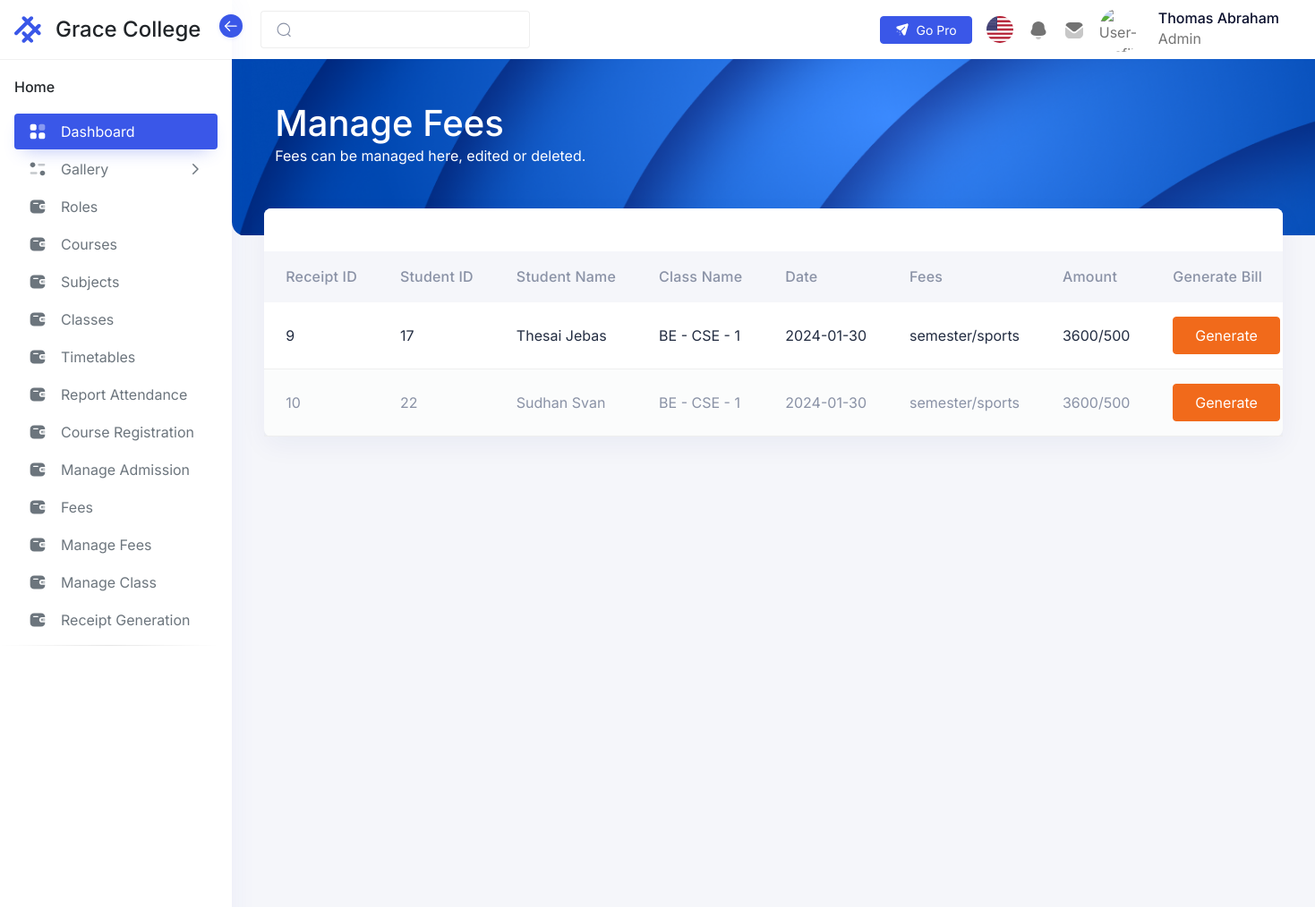
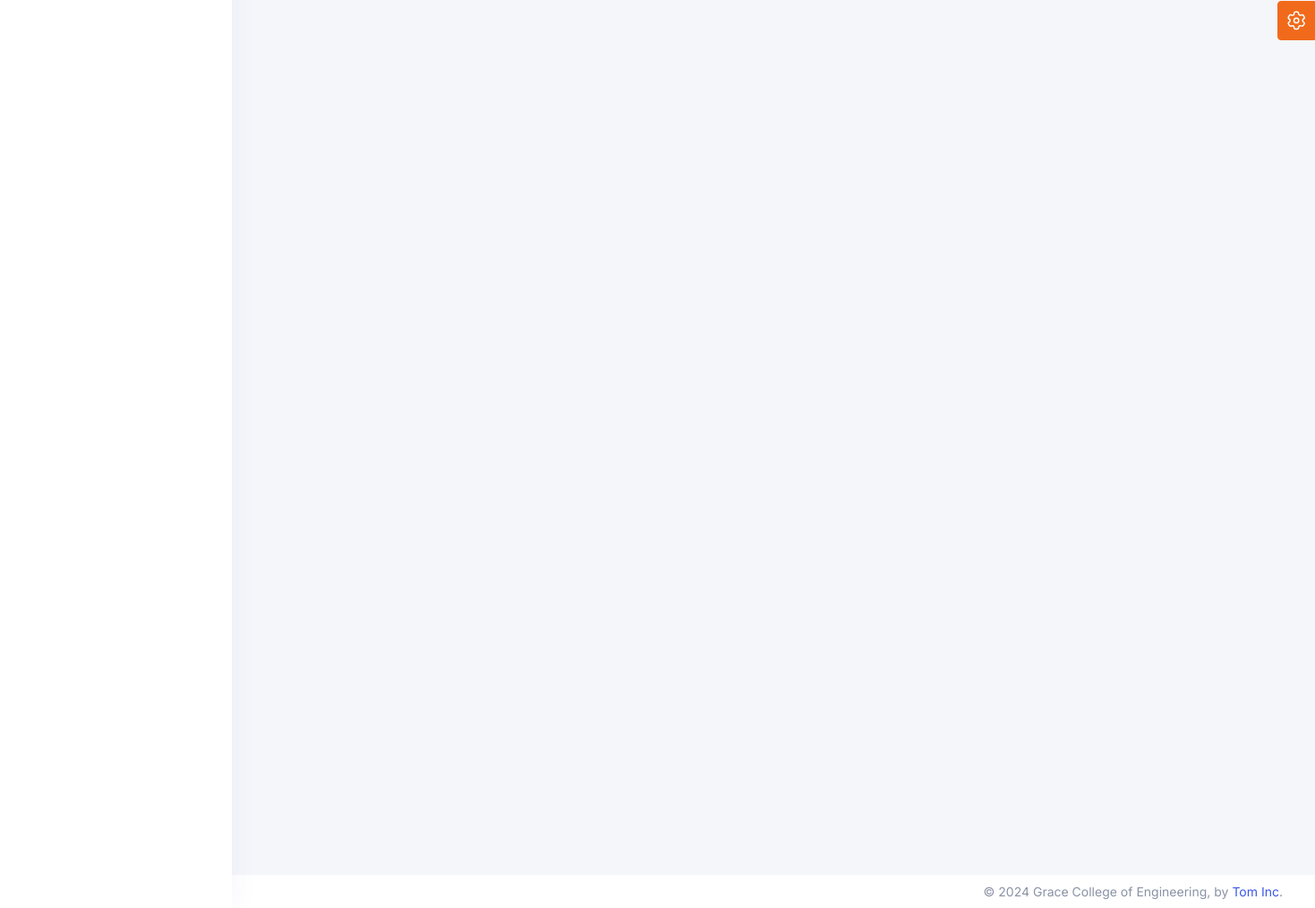
Screenshot of /admin/pages/receiptGeneration.php (signed in) with the database file from the repository (2 pictures, top to bottom).
### tables this page shows
CREATE TABLE `erp_login` (
  `user_id` int(20) NOT NULL,
  `userName` varchar(50) NOT NULL,
  `log_pwd` varchar(100) NOT NULL COMMENT 'login password',
  `phone` varchar(50) NOT NULL,
  `role` varchar(50) NOT NULL,
  `course` varchar(200) NOT NULL,
  `department` varchar(200) NOT NULL,
  `classId` int(11) NOT NULL,
  `l_name` varchar(200) NOT NULL,
  `f_name` varchar(200) NOT NULL,
  `yearOfAdmission` varchar(100) NOT NULL,
  `log_session` timestamp NOT NULL DEFAULT current_timestamp() ON UPDATE current_timestamp() COMMENT 'login session(timestamp)',
  `active` int(5) NOT NULL DEFAULT 1 COMMENT 'active status\r\n(active -1,inactive - 0)',
  `paymentStatus` int(11) NOT NULL
);

CREATE TABLE `erp_receipt` (
  `receiptId` int(11) NOT NULL,
  `studentId` int(11) NOT NULL,
  `date` date NOT NULL,
  `feeName` varchar(500) NOT NULL,
  `amount` varchar(200) NOT NULL
);

CREATE TABLE `erp_class` (
  `classId` int(11) NOT NULL,
  `startingYear` int(11) NOT NULL,
  `endingYear` int(11) NOT NULL,
  `semester` int(11) NOT NULL,
  `department` varchar(200) NOT NULL,
  `course` varchar(200) NOT NULL
);

### admin/pages/receiptGeneration.php (the view, shortened to what this page needs)
<?php
include('/xampp/htdocs/Intern1/Includes/Header.php');
include('../includes/Menu.php');
$sql = "SELECT * FROM `erp_receipt` ORDER BY date DESC";
$result = mysqli_query($conn, $sql);
if ($result) {
    $receipts = array();
    while ($row = $result->fetch_assoc()) {
        $receipts[] = $row;
    }
}
$sql = "SELECT * FROM `erp_class`";
$result = mysqli_query($conn, $sql);
if ($result) {
    $classes = array();
    while ($row = $result->fetch_assoc()) {
        $classes[] = $row;
    }
}
$sql = "SELECT * FROM `erp_login`";
$result = mysqli_query($conn, $sql);
if ($result) {
    $users = array();
    while ($row = $result->fetch_assoc()) {
        $users[] = $row;
    }
}
?>
<div class="iq-navbar-header" style="height: 215px;">
    <div class="container-fluid iq-container">
        <div class="row">
            <div class="col-md-12">
                <div class="flex-wrap d-flex justify-content-between align-items-center">
                    <div>
                        <h1>Manage Fees</h1>
                        <p>Fees can be managed here, edited or deleted.</p>
                    </div>
                </div>
            </div>
        </div>
    </div>
    <div class="iq-header-img">
        <img src="/intern1/assets/images/dashboard/top-header.png" alt="header" class="theme-color-default-img img-fluid w-100 h-100 animated-scaleX">
    </div>
</div>
<div class="conatiner-fluid content-inner mt-n5 py-0 mb-4">
    <div class="row">
        <div class="col-sm-12">
            <div class="card">
                <div class="card-header d-flex justify-content-betweenmb-4">
                </div>
                <div class="card-body p-0">
                    <div class="table-responsive mt-4">
                        <table id="basic-table" class="table table-striped mb-0" role="grid">
                            <thead>
                                <tr>
                                    <th>Receipt ID</th>
                                    <th>Student ID</th>
                                    <th>Student Name</th>
                                    <th>Class Name</th>
                                    <th>Date</th>
                                    <th>Fees</th>
                                    <th>Amount</th>
                                    <th>Generate Bill</th>
                                </tr>
                            </thead>
                            <tbody>
                                <?php foreach ($receipts as $receipt) {
                                    echo "<tr>
                                        <td>$receipt[receiptId]</td>" ?>
                                    <?php
                                    echo "<td>$receipt[studentId]</td>";
                                    foreach ($users as $user) {
                                        if ($user['user_id'] == $receipt['studentId']) {
                                            echo "<td>$user[f_name] $user[l_name] </td>";
                                            foreach ($classes as $class) {
                                                if ($user['classId'] == $class['classId']) {
                                                    echo "<td>$class[course] - $class[department] - $class[semester]</td>";
                                                }
                                            }
                                        }
                                    }
                                    echo "<td>$receipt[date]</td>";
                                    echo "<td>$receipt[feeName]</td>";
                                    echo "<td>$receipt[amount]</td>";
                                    ?>
                                    <td>
                                        <form class="invoiceDataForm" action="invoice.php" method="POST">
                                            <button type="button" class="btn btn-warning generateInvoiceBtn">Generate</button>
                                        </form>
                                    </td>
                                    </tr>
                                <?php } ?>
                            </tbody>
                        </table>
                    </div>
                </div>
            </div>
        </div>
    </div>
</div>
<?php
include('/xampp/htdocs/Intern1/Includes/Footer.php');
?>

### admin/includes/Menu.php (shortened to what this page needs)
<aside class="sidebar sidebar-default sidebar-white sidebar-base navs-rounded-all ">
  <div class="sidebar-header d-flex align-items-center justify-content-start">
    <a href="/intern1/admin/home.php" class="navbar-brand">
      <div class="logo-main">
        <div class="logo-normal">
        </div>
      </div>
      <h4 class="logo-title">Grace College</h4>
    </a>
    <div class="sidebar-toggle" data-toggle="sidebar" data-active="true">
      <i class="icon">
      </i>
    </div>
  </div>
  <div class="sidebar-body pt-0 data-scrollbar">
    <div class="sidebar-list">
      <ul class="navbar-nav iq-main-menu" id="sidebar-menu">
        <li class="nav-item static-item">
          <a class="nav-link static-item disabled" href="../Gallery" tabindex="-1">
            <span class="default-icon">Home</span>
          </a>
        </li>
        <li class="nav-item">
          <a class="nav-link active" aria-current="page" href="../Gallery">
            <i class="icon">
            </i>
            <span class="item-name">Dashboard</span>
          </a>
        </li>
        <li class="nav-item">
          <a class="nav-link" data-bs-toggle="collapse" href="#horizontal-menu" role="button" aria-expanded="false" aria-controls="horizontal-menu">
            <i class="icon">
            </i>
            <span class="item-name">Gallery</span>
            <i class="right-icon">
              <svg class="icon-18" xmlns="http://www.w3.org/2000/svg" width="18" fill="none" viewBox="0 0 24 24" stroke="currentColor">
                <path stroke-linecap="round" stroke-linejoin="round" stroke-width="2" d="M9 5l7 7-7 7" />
              </svg>
            </i>
          </a>
        </li>
        <li class="nav-item">
          <a class="nav-link" aria-current="page" href="/Intern1/admin/pages/roles.php">
            <i class="icon">
            </i>
            <span class="item-name">Roles
            </span>
          </a>
        </li>
        <li class="nav-item">
          <a class="nav-link" aria-current="page" href="/Intern1/admin/pages/course.php">
            <i class="icon">
            </i>
            <span class="item-name">Courses
            </span>
          </a>
        </li>
        <li class="nav-item">
          <a class="nav-link" aria-current="page" href="/Intern1/admin/pages/subject.php">
            <i class="icon">
            </i>
            <span class="item-name">Subjects
            </span>
          </a>
        </li>
        <li class="nav-item">
          <a class="nav-link" aria-current="page" href="/Intern1/admin/pages/class.php">
            <i class="icon">
            </i>
            <span class="item-name">Classes
            </span>
          </a>
        </li>
        <li class="nav-item">
          <a class="nav-link" aria-current="page" href="/Intern1/admin/pages/timetable.php">
            <i class="icon">
            </i>
            <span class="item-name">Timetables
            </span>
          </a>
        </li>
        <li class="nav-item">
          <a class="nav-link" aria-current="page" href="/Intern1/admin/pages/reportAttendance.php">
            <i class="icon">
            </i>
            <span class="item-name">Report Attendance
            </span>
          </a>
        </li>
        <li class="nav-item">
          <a class="nav-link" aria-current="page" href="/Intern1/admin/pages/register.php">
            <i class="icon">
            </i>
            <span class="item-name">Course Registration
            </span>
          </a>
        </li>
        <li class="nav-item">
          <a class="nav-link" aria-current="page" href="/Intern1/admin/pages/manageAdmission.php">
            <i class="icon">
            </i>
            <span class="item-name">Manage Admission
            </span>
          </a>
        </li>
        <li class="nav-item">
          <a class="nav-link" aria-current="page" href="/Intern1/admin/pages/fees.php">
            <i class="icon">
            </i>
            <span class="item-name">Fees
            </span>
          </a>
        </li>
        <li class="nav-item">
          <a class="nav-link" aria-current="page" href="/Intern1/admin/pages/manageFees.php">
            <i class="icon">
            </i>
            <span class="item-name">Manage Fees
            </span>
          </a>
        </li>
        <li class="nav-item">
          <a class="nav-link" aria-current="page" href="/Intern1/admin/pages/manageClass.php">
            <i class="icon">
            </i>
            <span class="item-name">Manage Class
            </span>
          </a>
        </li>
        <li class="nav-item">
          <a class="nav-link" aria-current="page" href="/Intern1/admin/pages/receiptGeneration.php">
            <i class="icon">
            </i>
            <span class="item-name">Receipt Generation
            </span>
          </a>
        </li>
        <li>
          <hr class="hr-horizontal">
        </li>
      </ul>
    </div>
  </div>
</aside>
<main class="main-content">
  <div class="position-relative iq-banner">
    <nav class="nav navbar navbar-expand-lg navbar-light iq-navbar">
      <div class="container-fluid navbar-inner">
        <div class="input-group search-input">
          <span class="input-group-text" id="search-input">
          </span>
          <input type="search" class="form-control" placeholder="">
        </div>
        <div class="collapse navbar-collapse" id="navbarSupportedContent">
          <ul class="mb-2 navbar-nav ms-auto align-items-center navbar-list mb-lg-0">
            <li class="me-0 me-xl-2">
              <a class="btn btn-primary btn-sm d-flex gap-2 align-items-center" aria-current="page" href="http://hopeui.iqonic.design/pro?utm_source=hopeui-free-demo&utm_medium=hopeui-free-demo&utm_campaign=hopeui-pro-launch" target="_blank">
                Go Pro
              </a>
            </li>
            <li class="nav-item dropdown">
              <a href="#" class="search-toggle nav-link" id="dropdownMenuButton2" data-bs-toggle="dropdown" aria-haspopup="true" aria-expanded="false">
                <img src="/intern1/assets/images/Flag/flag001.png" class="img-fluid rounded-circle" alt="user" style="height: 30px; min-width: 30px; width: 30px;">
              </a>
            </li>
            <li class="nav-item dropdown">
              <a href="#" class="nav-link" id="notification-drop" data-bs-toggle="dropdown">
              </a>
            </li>
            <li class="nav-item dropdown">
              <a href="#" class="nav-link" id="mail-drop" data-bs-toggle="dropdown" aria-haspopup="true" aria-expanded="false">
              </a>
            </li>
            <li class="nav-item dropdown">
              <a class="py-0 nav-link d-flex align-items-center" href="#" id="navbarDropdown" role="button" data-bs-toggle="dropdown" aria-expanded="false">
                <img src="/intern1/assets/images/avatars/01.png" alt="User-Profile" class="theme-color-default-img img-fluid avatar avatar-50 avatar-rounded">
                <div class="caption ms-3 d-none d-md-block ">
                  <h6 class="mb-0 caption-title"><?php echo ucfirst($f_fname . " " . $f_lname) ?></h6>
                  <p class="mb-0 caption-sub-title"><?php echo ucfirst($f_role) ?></p>
                </div>
              </a>
            </li>
          </ul>
        </div>
      </div>
    </nav>
  </div>

### rows the page displays
erp_login: f_name+l_name "Thomas Abraham", role "Admin"
erp_receipt: receiptId "9", studentId "17", date "2024-01-30", feeName "semester/sports", amount "3600/500"
erp_login: f_name "Thesai", l_name "Jebas"
erp_class: course "BE", department "CSE", semester "1"
erp_receipt: receiptId "10", studentId "22", date "2024-01-30", feeName "semester/sports", amount "3600/500"
erp_login: f_name "Sudhan", l_name "Svan"
